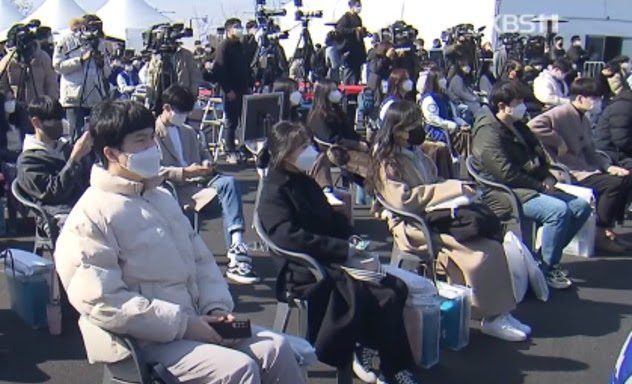
#> input picture assets/img/014603b70951.jpg, 632 x 384 px
$ python -i sync_site.py   (imports and definitions only)
#> lines starting #> are read from the running program, lines starting #| are printed output that depends on the picture
#!/usr/bin/env python3
# -*- coding: utf-8 -*-
"""
NEEL Lab website · Google Sites mirror (동기화 스크립트)
=====================================================
구글 사이트(https://sites.google.com/view/uksim)의 모든 페이지를 읽어서
  • data/content.js   ← 새 홈페이지가 읽는 구조화 데이터 (window.NEEL_DATA)
  • data/content.json ← 같은 내용(JSON)
  • assets/img/*.jpg  ← 사진 원본 (내용 해시로 파일명 고정, 중복 제거)
  • data/images.json  ← 사진 키 ↔ 파일 매핑 (증분 동기화용)
를 다시 생성합니다.  구글 사이트에서 내용을 고친 뒤 이 스크립트를 실행하면
새 디자인 홈페이지에 그대로 반영됩니다.

사용법:
  python3 sync/sync_site.py            # 증분 동기화 (새 사진만 다운로드)
  python3 sync/sync_site.py --full     # 모든 사진을 다시 다운로드
  python3 sync/sync_site.py --site https://sites.google.com/view/uksim --out .

필요: Python 3.8+, beautifulsoup4, lxml (없으면 자동 설치 시도), curl(맥/리눅스 기본 포함)
"""
import argparse
import concurrent.futures as cf
import hashlib
import html as htmlmod
import json
import os
import re
import shutil
import struct
import subprocess
import sys
import tempfile
import time
import urllib.parse
import urllib.request
from collections import OrderedDict

# --------------------------------------------------------------------------
# dependencies
# --------------------------------------------------------------------------
try:
    from bs4 import BeautifulSoup, NavigableString, Tag
except ImportError:  # pragma: no cover
    print("[setup] beautifulsoup4 / lxml 설치 중 ...")
    subprocess.call([sys.executable, "-m", "pip", "install", "--user", "beautifulsoup4", "lxml"])
    from bs4 import BeautifulSoup, NavigableString, Tag
try:
    import lxml  # noqa: F401
    PARSER = "lxml"
except ImportError:  # pragma: no cover
    PARSER = "html.parser"

UA = ("Mozilla/5.0 (Macintosh; Intel Mac OS X 10_15_7) AppleWebKit/537.36 "
      "(KHTML, like Gecko) Chrome/128.0 Safari/537.36")
HAS_CURL = shutil.which("curl") is not None


def log(*a):
    print(*a, flush=True)


# --------------------------------------------------------------------------
# HTTP helpers (curl 우선, 없으면 urllib)
# --------------------------------------------------------------------------
# [18 lines left out: function http_get, not called in this run]


def http_get_text(url):
    b = http_get(url)
    return b.decode("utf-8", "replace") if b else None


# --------------------------------------------------------------------------
# image helpers
# --------------------------------------------------------------------------
# [33 lines left out: function sniff_image, not called in this run]


try:
    from PIL import Image as _PILImage
    HAS_PIL = True
except Exception:  # pragma: no cover
    HAS_PIL = False

MAX_PX = 1600       # longest edge after optimisation
JPEG_Q = 82


# [29 lines left out: function optimize_image, not called in this run]


def is_site_image(url):
    """구글 사이트 이미지 주소 (예전: lh3.googleusercontent.com/sitesv/…, 2026-10~: sites.google.com/sitesv-images-rt/…)."""
    return "googleusercontent" in url or "/sitesv-images" in url


# [87 lines left out: functions normalize_img_url, style_flags, inline_html, html_to_text, not called in this run]


# --------------------------------------------------------------------------
# Page model extraction
# --------------------------------------------------------------------------
BLOCK_TAGS = {"p", "h1", "h2", "h3", "h4", "h5", "h6", "ul", "ol", "table", "img", "iframe"}


class PageExtractor:
    # [92 lines left out: functions __init__, add_image, extract, tile_blocks, not called in this run]


# --------------------------------------------------------------------------
# Image registry (stable keys → files, incremental)
# --------------------------------------------------------------------------
class ImageRegistry:
    # [89 lines left out: functions __init__, request, _download_one, flush, optimize_existing, not called in this run]

    def resolve(self, key):
        rec = self.map.get(key)
        return rec["file"] if rec else None

    def dims(self, key):
        rec = self.map.get(key)
        return (rec.get("w", 0), rec.get("h", 0)) if rec else (0, 0)

    def save(self):
        json.dump(self.map, open(self.map_path, "w", encoding="utf-8"), ensure_ascii=False, indent=1)


# --------------------------------------------------------------------------
# Site discovery
# --------------------------------------------------------------------------
def site_prefix(site_url):
    p = urllib.parse.urlparse(site_url)
    return p.path.rstrip("/")  # e.g. /view/uksim


# [67 lines left out: functions discover_nav, flatten_nav, page_lines, not called in this run]


INLINE_TAGS = ("b", "i", "u", "sup", "sub")


# [42 lines left out: functions balance_tags, split_br, not called in this run]


def links_in(html):
    return re.findall(r'href="([^"]+)"', html or "")


def text_lines(lines):
    return [l for l in lines if l["k"] in ("p", "li") or l["k"].startswith("h")]


# --------------------------------------------------------------------------
# Specialised parsers
# --------------------------------------------------------------------------
YEAR_RE = re.compile(r"(20\d\d|19\d\d)")


SELF_LINK_RE = re.compile(r"usim-lab\.github\.io", re.I)
RENEWAL_RE = re.compile(r"renewal\s*hom|새\s*홈페이지|리뉴얼", re.I)


# [210 lines left out: functions is_renewal_notice, parse_home, parse_professor, parse_research, not called in this run]


ROLE_WORDS = re.compile(r"(Professor|Scholar|Course|Student|Staff|Researcher|Fellow|Director|Leader|Position|Intern|"
                        r"\bRA\b|Thesis|Completion|Candidate|M\.S\.|Ph\.?\s?D|B\.S\.|Visiting|Chief|Principal|Managing|"
                        r"Development|advisor|interests|Achievement|Scholarship|Publications|Patents|Main author|Co-author|"
                        r"First-Author|Co-Author|Preparations|inventions|Current|KENTECH|Sciences|University|Journal|Award|"
                        r"Grant|Fund|Funding|Program|Programme|Track|Project|Research\s+[A-C]\b|\bNRF\b|\bKIAT\b|\bKETEP\b)", re.I)
NAME_RE = re.compile(r"^(Dr\.\s+)?[A-Z][A-Za-z'\-\.]*(\s+[A-Z][A-Za-z'\-\.]*){0,4}\s*(\([^)]*\))?\s*(,\s*(M\.S\.|Ph\.D\.|Dr\.|Ph\.D))?\.?$")


# [200 lines left out: functions strip_order, looks_like_name, parse_members, parse_publications, not called in this run]


def parse_cover(lines):
    return [l["file"] for l in lines if l["k"] == "img" and not l.get("bg") and l["file"]]


# 표지 갤러리에는 있지만 논문 목록의 사진이 표지와 다른(그래서 사진 대조가 안 되는) 논문.
# 논문 DOI·링크에 이 문자열이 있으면 표지 논문으로 표시.
COVER_LINK_KEYS = (
    "admt.202200882",   # #073 Advanced Materials Technologies 표지 (논문 목록 사진은 그림 초록)
    "cnma.202300092",   # #086 ChemNanoMat (갤러리에는 첫 페이지)
)
# 16x16 dHash 해밍거리(256비트). 2026-11-12 측정: 같은 표지 0–39, 다른 사진 70 이상.
COVER_DHASH_MAX = 50
COVER_AHASH_MAX = 50


def _img_hashes(path, n=16):
#> called with path = '../assets/img/014603b70951.jpg', n = 16
    im = _PILImage.open(path)
#> im is the input picture: PIL image 632x384 RGB; mean R, G, B 99.3, 101, 113.7
    if im.mode in ("RGBA", "LA", "P"):
        im = im.convert("RGBA")
        bg = _PILImage.new("RGBA", im.size, (255, 255, 255, 255))
        im = _PILImage.alpha_composite(bg, im)
    g = im.convert("L")
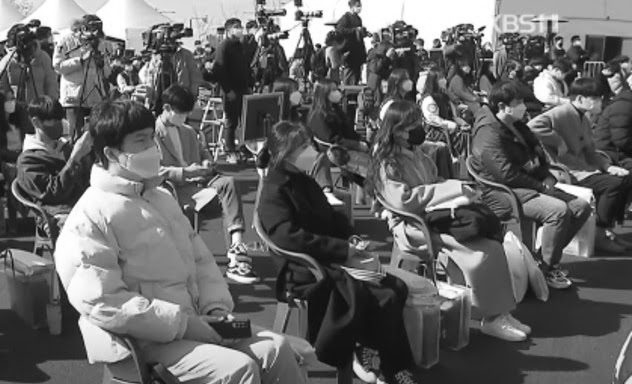
#> g: PIL image 632x384 L; min 1, max 255, mean 101.9
    d = list(g.resize((n + 1, n), _PILImage.LANCZOS).getdata())
#> d = 272 values, max 254 at index 11, min 19 at index 161, mean 101.8
    a = list(g.resize((n, n), _PILImage.LANCZOS).getdata())
#> a = 256 values, max 255 at index 11, min 19 at index 217, mean 101.8
    dh = 0
    for r in range(n):
        for c in range(n):
            dh = (dh << 1) | (d[r * (n + 1) + c] > d[r * (n + 1) + c + 1])
#> after the loop, dh = 39150381038336843150939354776019657046296729674513322196597914873367375128416
    m = sum(a) / len(a)
#> m = 101.8
    ah = 0
    for v in a:
        ah = (ah << 1) | (v > m)
#> this loop made 256 passes
#> (v, ah) on passes 1 to 3: (215, 1), (220, 3), (213, 7)
#> after the loop, ah = 115791205795249022912468871109484567637528518349217494686431190976426112265729
    return dh, ah


# [348 lines left out: functions mark_gallery_covers, parse_patents, parse_presentations, parse_projects, parse_awards, parse_courses and 3 more, not called in this run]


DATE_FULL = re.compile(r"(?<![\d.])(20\d\d|\d\d)\s*[.\-/]\s*(\d{1,2})\s*[.\-/]\s*(\d{1,2})(?![\d])")
DATE_YM = re.compile(r"(?<![\d.])(20\d\d)\s*[.\-/년]\s*(\d{1,2})(?:\s*월)?(?![\d.])")
DATE_Y = re.compile(r"(?<![\d.])(20\d\d)(?![\d.])")
DATE_MD = re.compile(r"(?<![\d])(\d{1,2})\s*월\s*(\d{1,2})\s*일")


# [299 lines left out: functions find_date, assign_dates, parse_neelstagram, main, not called in this run]


# [2 lines not run here, left out]

>>> result = _img_hashes('../assets/img/014603b70951.jpg')
#> result = (39150381038336843150939354776019657046296729674513322196597914873367375128416, 115791205795249022912468871109484567637528518349217494686431190976426112265729)

$ run again, on assets/img/08e6d678bdf7.jpg
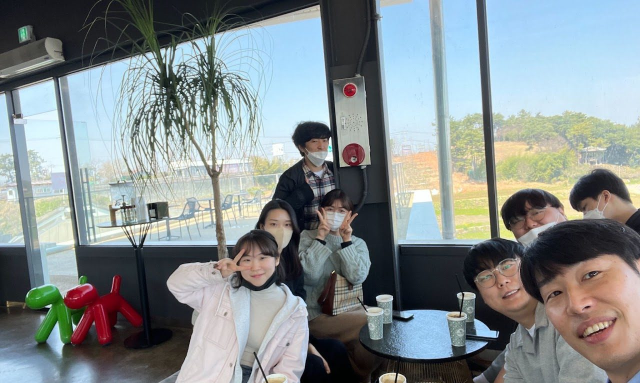
#> input picture assets/img/08e6d678bdf7.jpg, 1280 x 766 px (shown at 1/2 size)
#> in _img_hashes, im is the input picture: PIL image 1280x766 RGB; mean R, G, B 131.8, 140.3, 142.2
#> in _img_hashes, `g = im.convert("L")`:
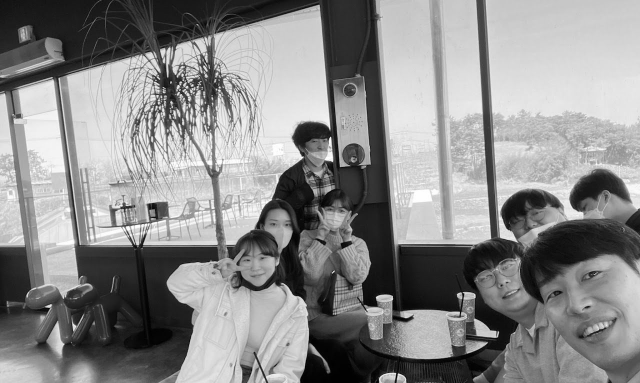
#> g: PIL image 1280x766 L (shown at 1/2 size); min 0, max 255, mean 138
#> d = 272 values, max 233 at index 75, min 6 at index 264, mean 137.9
#> a = 256 values, max 235 at index 86, min 0 at index 248, mean 138
#> after the loop in _img_hashes, `for r in range(n):`: dh = 65844658709613840130570214298390911082693809263573226590734682759666926282161
#> m = 138
#> the loop in _img_hashes, `for v in a:` made 256 passes
#> (v, ah) on passes 1 to 3: (25, 0), (23, 0), (34, 0)
#> after the loop in _img_hashes, `for v in a:`: ah = 111361379072888715117089490836701716377776592306216480306519457192007028226
#> result = (65844658709613840130570214298390911082693809263573226590734682759666926282161, 111361379072888715117089490836701716377776592306216480306519457192007028226)

$ run again, on assets/img/0bed64c48379.jpg
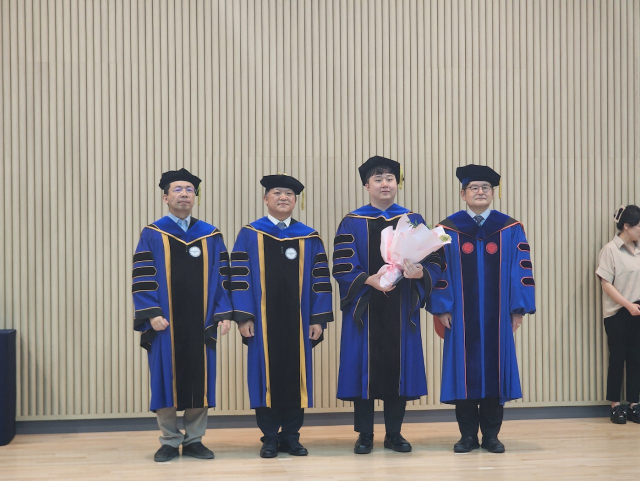
#> input picture assets/img/0bed64c48379.jpg, 1280 x 962 px (shown at 1/2 size)
#> in _img_hashes, im is the input picture: PIL image 1280x962 RGB; mean R, G, B 148.1, 142.6, 138.7
#> in _img_hashes, `g = im.convert("L")`:
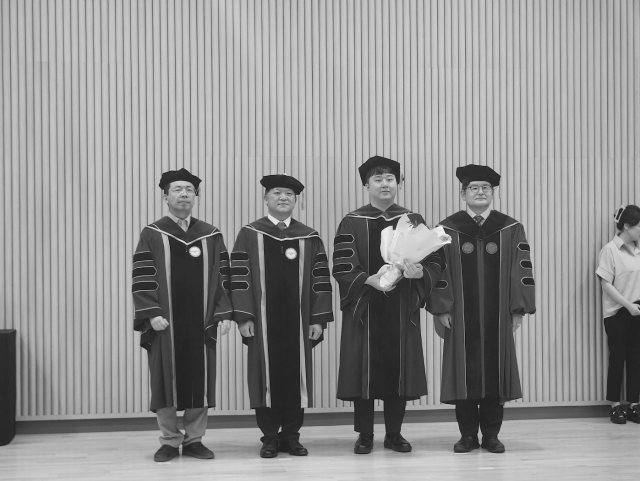
#> g: PIL image 1280x962 L (shown at 1/2 size); min 0, max 253, mean 143.8
#> d = 272 values, max 198 at index 256, min 41 at index 180, mean 143.8
#> a = 256 values, max 199 at index 242, min 31 at index 201, mean 143.9
#> after the loop in _img_hashes, `for r in range(n):`: dh = 15405215882372313513547200624288858213905832049477629951568239529065719214803
#> m = 143.9
#> the loop in _img_hashes, `for v in a:` made 256 passes
#> (v, ah) on passes 1 to 3: (171, 1), (178, 3), (180, 7)
#> after the loop in _img_hashes, `for v in a:`: ah = 115792089237316195423570984891714610858125707079849130190459004297608081965055
#> result = (15405215882372313513547200624288858213905832049477629951568239529065719214803, 115792089237316195423570984891714610858125707079849130190459004297608081965055)
